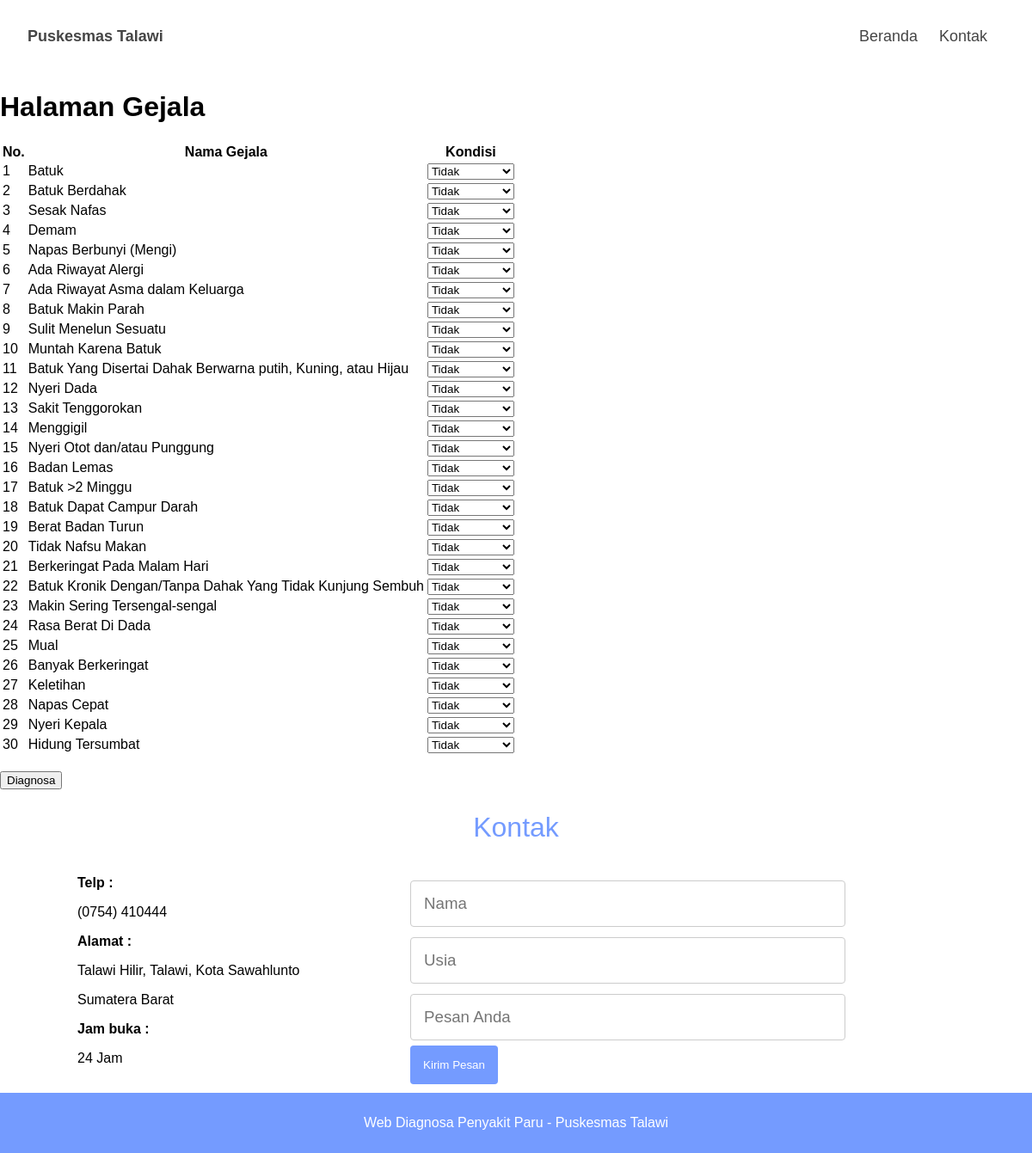
/diagnosa.php, run on the app's committed database.
### tables this page shows
CREATE TABLE gejala (
  gejala_id INT NOT NULL AUTO_INCREMENT,
  gejala_nama VARCHAR(200) NOT NULL,
  PRIMARY KEY (gejala_id)
);

### diagnosa.php (the view, shortened to what this page needs)
<?php
require_once 'koneksi.php';
$sql_gejala = "SELECT * FROM gejala";
$result_gejala = mysqli_query($conn, $sql_gejala);
$sql_kondisi = "SELECT * FROM kondisi";
$result_kondisi = mysqli_query($conn, $sql_kondisi);
?>
 <!DOCTYPE html>
<html>
<head>
    <link rel="stylesheet" type="text/css" href="assets/css/style.css">
</head>
<body>
<header>
            <nav>
                <a href="index.php"> <b> Puskesmas Talawi</b> </a>
                <ul>
                    <li> <a href="index.php"> Beranda </a></li>
                    <li> <a href="#kontak"> Kontak</a></li>
                </ul>
            </nav>
        </header>
    <h1>Halaman Gejala</h1>
    <form method="post">
        <table>
            <tr>
                <th>No.</th>
                <th>Nama Gejala</th>
                <th>Kondisi</th>
            </tr>
            <?php $no = 1; ?>
            <?php while ($row_gejala = mysqli_fetch_assoc($result_gejala)) : ?>
                <tr>
                    <td><?php echo $no; ?></td>
                    <td><?php echo $row_gejala['gejala_nama']; ?></td>
                    <td>
                        <select name="kondisi_<?php echo $row_gejala['gejala_id']; ?>">
                            <?php while ($row_kondisi = mysqli_fetch_assoc($result_kondisi)) : ?>
                                <option value="<?php echo $row_kondisi['kondisi_nilai_cf']; ?>"><?php echo $row_kondisi['kondisi_nama']; ?></option>
                            <?php endwhile; ?>
                            <?php mysqli_data_seek($result_kondisi, 0); ?>
                        </select>
                    </td>
                </tr>
                <?php $no++; ?>
            <?php endwhile; ?>
        </table>
        <br>
        <input type="submit" name="diagnosa" value="Diagnosa">
    </form>
     <section id="kontak">
                <h1 class="judul teks-tengah">Kontak</h1>
                <div class="container">
                    <div style="width: 50%;text-align: left;">
                    <b> Telp :</b>
                    <p> (0754) 410444</p>
                    <b> Alamat :</b>
                    <p> Talawi Hilir, Talawi, Kota Sawahlunto
                    <p> Sumatera Barat </p>
                    <b> Jam buka :</b>
                    <p> 24 Jam</p>
                    </div>
                    <form action="send.php" method="post" target="_blank">
                        <input type="text" name="name" placeholder="Nama"/>
                        <input type="text" name="usia" placeholder="Usia"/>
                        <input type="text" name="pesan" placeholder="Pesan Anda"/>
                    <br/>
                    <button type="submit" name="submit" class="btn btn-biru" > Kirim Pesan</button>
                    </form>
                </div>
                </section>
        <footer>
            <p> Web Diagnosa Penyakit Paru - Puskesmas Talawi</p>
        </footer>
</body>
</html>

### assets/css/style.css (style rules this page uses)
body { font-family: 'tahoma', sans-serif; margin: 0; padding: 0; background-color: #fff !important; }
* { box-sizing: border-box; }
footer { padding: 10px; color: white; text-align: center; background-color: #749bff; }
.container { display: flex; width: 85%; height: auto; padding: 10px 0px 10px 0px; margin: auto; border-radius: 10px; }
header { display: inline; }
nav { display: flex; justify-content: space-between; align-items: center; padding: 1rem 2rem; background-color: #fff; position: sticky; top: 0; }
nav a { font-size: 18px; font-weight: 400; text-decoration: none; color: #454545; }
nav li { display: inline; list-style-type: none; margin-right: 20px; }
input[type="text"], textarea { padding: 15px; border: 1px solid #ccc; border-radius: 4px; resize: vertical; font-size: 14pt; margin: 6px 0px; width: 80%; }
.judul { color: #749bff; font-size: 2rem; font-weight: 100; }
.teks-tengah { text-align: center !important; }
.btn-biru { background-color: #749bff !important; color: #fff !important; padding: 15px; border: none; border-radius: 4px; }

### data on the page
gejala: gejala_nama "Batuk"
gejala: gejala_nama "Batuk Berdahak"
gejala: gejala_nama "Sesak Nafas"
gejala: gejala_nama "Demam"
gejala: gejala_nama "Napas Berbunyi (Mengi)"
gejala: gejala_nama "Ada Riwayat Alergi"
gejala: gejala_nama "Ada Riwayat Asma dalam Keluarga"
gejala: gejala_nama "Batuk Makin Parah"
gejala: gejala_nama "Sulit Menelun Sesuatu"
gejala: gejala_nama "Muntah Karena Batuk"
gejala: gejala_nama "Batuk Yang Disertai Dahak Berwarna putih, Kuning, atau Hijau"
gejala: gejala_nama "Nyeri Dada"
gejala: gejala_nama "Sakit Tenggorokan"
gejala: gejala_nama "Menggigil"
gejala: gejala_nama "Nyeri Otot dan/atau Punggung"
gejala: gejala_nama "Badan Lemas"
gejala: gejala_nama "Batuk >2 Minggu"
gejala: gejala_nama "Batuk Dapat Campur Darah"
gejala: gejala_nama "Berat Badan Turun"
gejala: gejala_nama "Tidak Nafsu Makan"
gejala: gejala_nama "Berkeringat Pada Malam Hari"
gejala: gejala_nama "Batuk Kronik Dengan/Tanpa Dahak Yang Tidak Kunjung Sembuh"
gejala: gejala_nama "Makin Sering Tersengal-sengal"
gejala: gejala_nama "Rasa Berat Di Dada"
gejala: gejala_nama "Mual"
gejala: gejala_nama "Banyak Berkeringat"
gejala: gejala_nama "Keletihan"
gejala: gejala_nama "Napas Cepat"
gejala: gejala_nama "Nyeri Kepala"
gejala: gejala_nama "Hidung Tersumbat"

### other printed values
form field kondisi_1 "Tidak"
form field kondisi_2 "Tidak"
form field kondisi_3 "Tidak"
form field kondisi_4 "Tidak"
form field kondisi_5 "Tidak"
form field kondisi_6 "Tidak"
form field kondisi_7 "Tidak"
form field kondisi_8 "Tidak"
form field kondisi_9 "Tidak"
form field kondisi_10 "Tidak"
form field kondisi_11 "Tidak"
form field kondisi_12 "Tidak"
form field kondisi_13 "Tidak"
form field kondisi_14 "Tidak"
form field kondisi_15 "Tidak"
